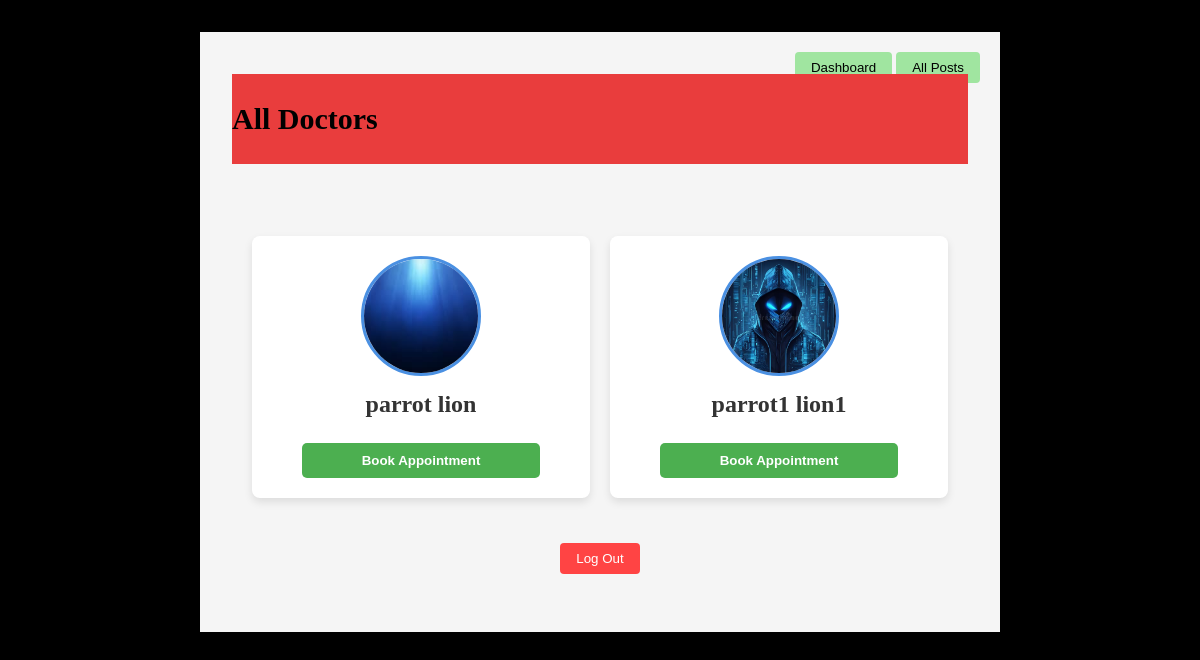
/all-doctors/ (signed in), run on the app's committed database.
### task1/models.py (models this page shows, shortened)
class Doctor(models.Model):
    user_profile = models.OneToOneField(UserProfile, on_delete=models.CASCADE)

class UserProfile(models.Model):
    user = models.OneToOneField(User, on_delete=models.CASCADE)
    profile_picture = models.ImageField(upload_to='profile_pictures/')
    address_line1 = models.CharField(max_length=255)
    city = models.CharField(max_length=100)
    state = models.CharField(max_length=100)
    pincode = models.CharField(max_length=10)
    user_type = models.CharField(max_length=10, choices=[
        ('patient', 'Patient'),
        ('doctor', 'Doctor')
    ])

### task1/views.py (the view)
# urls.py: path('all-doctors/', views.all_doctors, name='all_doctors'),
@login_required
def all_doctors(request):
    if request.user.userprofile.user_type != 'patient':
        return redirect('index')
    doctors = Doctor.objects.all()
    context = {
        'doctors': doctors,
        'today_date': timezone.now().date()
    }
    return render(request, 'task1/all_doctors.html', context)

### task1/templates/task1/all_doctors.html (shortened to what this page needs)
<!DOCTYPE html>
<html lang="en">
  <head>
    {% load static %}
    <link rel="stylesheet" href="{% static 'task1/index.css' %}" />
  </head>
  <body>
    <section>
      <div class="top-nav">
        <button class="blog-btn"><a href="{% url 'index' %}">Dashboard</a></button>
        <button class="blog-btn"><a href="{% url 'all_posts' %}">All Posts</a></button>
      </div>
      <h1 class="blog-header">All Doctors</h1>
      <div class="doctors-container">
        {% if doctors %}
          <div class="doctors-list">
            {% for doctor in doctors %}
              <div class="doctor-card slide-in">
                {% if doctor.user_profile.profile_picture %}
                  <img src="{{ doctor.user_profile.profile_picture.url }}" alt="Doctor Profile Picture" class="doctor-image">
                {% endif %}
                <div class="doctor-info">
                  <h2>{{ doctor.user_profile.user.get_full_name }}</h2>
                  <button class="book-appointment-btn" onclick="openAppointmentModal('{{ doctor.id }}', '{{ doctor.user_profile.user.get_full_name }}')">Book Appointment</button>
                </div>
              </div>
            {% endfor %}
          </div>
        {% else %}
          <div class="no-posts">
            <h2>No doctors found in the system.</h2>
          </div>
        {% endif %}
      </div>
      <div class="logout">
        <button><a href="{% url 'logout' %}">Log Out</a></button>
      </div>
    </section>
  </body>
</html>

### task1/static/task1/index.css (style rules this page uses)
* { margin: 0; padding: 0; box-sizing: border-box; list-style: none; }
body { background-color: black; }
section { width: 800px; min-height: 600px; background-color: #f5f5f5; margin: 2rem auto; position: relative; padding: 2rem; left: 0; }
h1 { background-color: rgb(233, 61, 61); width: 100%; height: 90px; font-size: 30px; text-align: center; position: relative; margin-top: 10px; }
.logout { position: relative; width: 100%; height: 40px; background-color: transparent; display: flex; justify-content: center; align-items: center; margin-top: 1rem; bottom: 0; }
button { background-color: rgb(160, 229, 160); }
a { text-decoration: none; }
.logout button { padding: 0.5rem 1rem; background-color: #ff4444; border: none; border-radius: 4px; cursor: pointer; transition: background-color 0.3s; }
.logout button a { color: white; text-decoration: none; }
.top-nav { position: absolute; top: 20px; right: 20px; }
.blog-btn { background-color: rgb(160, 229, 160); padding: 0.5rem 1rem; border: none; border-radius: 4px; cursor: pointer; }
.blog-btn a { color: black; text-decoration: none; }
.blog-header { display: flex; justify-content: space-between; align-items: center; margin-bottom: 2rem; }
.slide-in { opacity: 0; transform: translateY(20px); animation: slideIn 0.5s ease-out forwards; }
.slide-in:nth-child(1) { animation-delay: 0.1s; }
.slide-in:nth-child(2) { animation-delay: 0.2s; }
.doctors-container { max-width: 1200px; margin: 20px auto; padding: 20px; }
.doctors-list { display: grid; grid-template-columns: repeat(auto-fill, minmax(300px, 1fr)); gap: 20px; margin-top: 20px; }
.doctor-card { background-color: #fff; border-radius: 8px; box-shadow: 0 4px 8px rgba(0, 0, 0, 0.1); overflow: hidden; transition: transform 0.3s ease, box-shadow 0.3s ease; padding: 20px; display: flex; flex-direction: column; align-items: center; text-align: center; }
.doctor-image { width: 120px; height: 120px; border-radius: 50%; object-fit: cover; margin-bottom: 15px; border: 3px solid #4a90e2; }
.doctor-info { width: 100%; display: flex; flex-direction: column; align-items: center; }
.doctor-info h2 { color: #333; margin-bottom: 15px; font-size: 1.5rem; }
.book-appointment-btn { background-color: #4CAF50; color: white; border: none; padding: 10px 20px; border-radius: 5px; cursor: pointer; font-weight: bold; transition: background-color 0.3s ease; margin-top: 10px; width: 80%; }

### data on the page
Doctor: user_profile.profile_picture (picture), user_profile.user.get_full_name "parrot lion"
Doctor: user_profile.profile_picture (picture), user_profile.user.get_full_name "parrot1 lion1"
